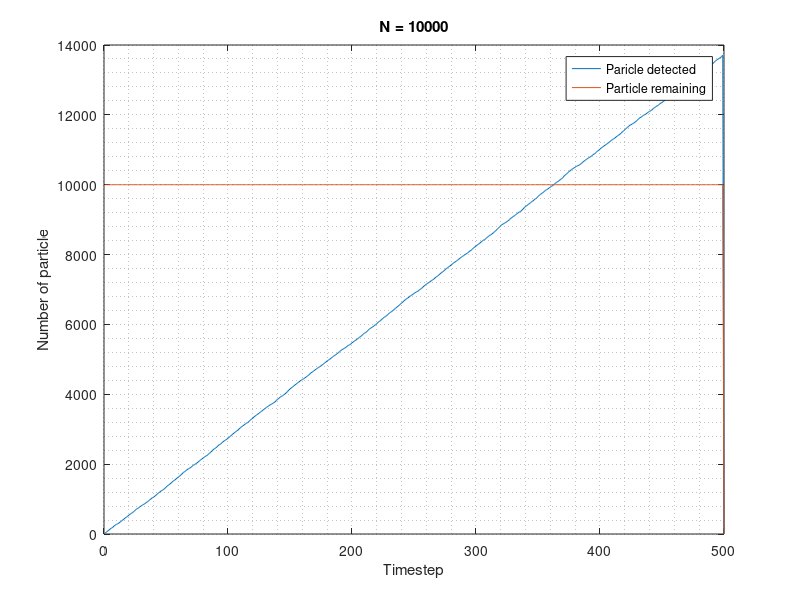

The MATLAB script that drew this image:
N = 10000; %Number of particles

p = zeros(4,N);%Postions of particle
p(4,:) = zeros(1,N);%4th column tells you whether the particle already decayed or not
dpp = zeros(3,100000);
dpdp = zeros(3,100000);

%Put the particles into random places
for i = 1:N
   p(1,i) = rand;
   p(2,i) = rand;
   p(3,i) = rand;
end

tstep = 499; %Number of timestep for particles to decay
count = 0; %number of particle detected
numdecay = 0;
nremain = N; %number of particle remaining
countvec = zeros(tstep); %empty vector to store the number of particle detected and number of particle reamining
remainvec = zeros(tstep);
for i = 1:tstep %For each timestep
   for j = 1:N %For each paricle
         if(rand<0.05)%rand returns the uniform distribution between 0 to 1 and rand<0.01 returns whether the particle decayed or not
            dir = [2*rand-1;2*rand-1;2*rand-1];%direction of alpha particle
            numdecay = numdecay + 1;
            if(dir(3)<0)
                t = -p(3,j)/dir(3);%calculating the intersection with x-y plane
                xfin = p(1,j)+dir(1)*t;
                yfin = p(2,j)+dir(2)*t;
                %display(t)
                if(((xfin-0.5)^2+(yfin-0.5)^2)<(0.3)^2)%determine whether the intersetion is inside the circle
                    %if(((p(1,j)-xfin)^2+(p(2,j)-yfin)^2+p(3,j)^2)<(0.4)^2)
                      count = count + 1;
                    %end
                end
            end
         end 
   end
   pause(0.01)
   countvec(i) = count;
   remainvec(i) = nremain;
end

figure()
plot(countvec(1:500))
title(['N = ',num2str(N)])
xlabel('Timestep')
ylabel('Number of particle')
grid minor
hold on
plot(remainvec(1:500))
legend('Paricle detected','Particle remaining')

display(numdecay)
display(count)